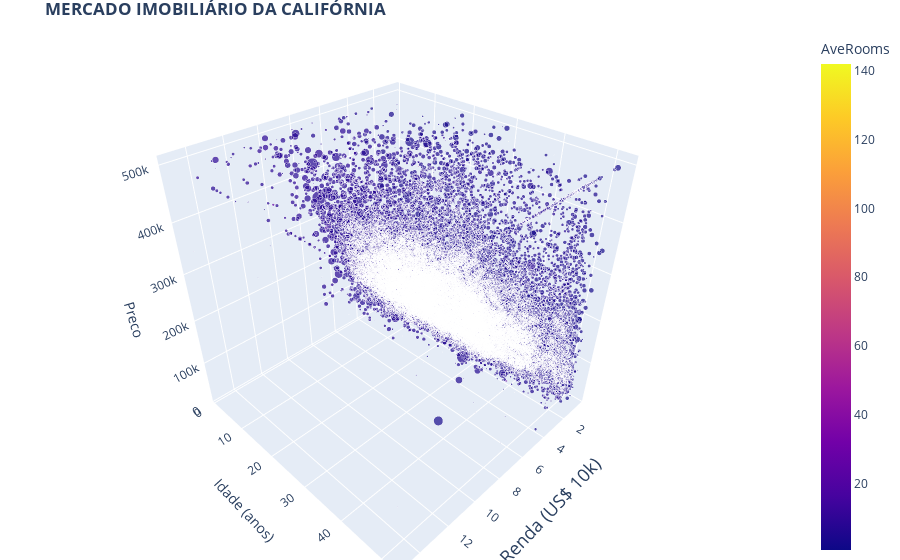

The cell this chart's notebook holds for it:
### Code cell
import plotly.express as px

fig = px.scatter_3d(df_imoveis, 
                    x='MedInc',          # Renda média do bairro
                    y='HouseAge',         # Idade média das casas
                    z='Preco',           # Preço do imóvel
                    color='AveRooms',     # Quartos por domicílio
                    size='Population',    # Tamanho por bolha = população
                    hover_name='AveBedrms', # Quartos por casa
                    title="<b>MERCADO IMOBILIÁRIO DA CALIFÓRNIA</b>",
                    labels={'MedInc': 'Renda (US$ 10k)', 'HouseAge': 'Idade (anos)'})

fig.update_layout(scene_camera=dict(up=dict(x=0, y=0, z=1)), 
                  scene=dict(xaxis_title_font=dict(size=18)),
                  margin=dict(l=0, r=0, b=0, t=30))
fig.show()

### Figure 1 — Plotly figure (JSON) as saved in the notebook; plotly's stock layout.template omitted (floating-point values rounded to 4 significant figures; data arrays with more than 128 entries replaced by an {"elided": "..."} marker saying what was removed)
{"data": [{"hovertemplate": "<b>%{hovertext}</b><br><br>Renda (US$ 10k)=%{x}<br>Idade (anos)=%{y}<br>Preco=%{z}<br>Population=%{marker.size}<br>AveRooms=%{marker.color}<extra></extra>", "hovertext": {"elided": "20640 float values"}, "legendgroup": "", "marker": {"color": {"elided": "20640 float values"}, "coloraxis": "coloraxis", "size": {"elided": "20640 float values"}, "sizemode": "area", "sizeref": 89.2, "symbol": "circle"}, "mode": "markers", "name": "", "scene": "scene", "showlegend": false, "type": "scatter3d", "x": {"elided": "20640 float values"}, "y": {"elided": "20640 float values"}, "z": {"elided": "20640 float values"}}], "layout": {"coloraxis": {"colorbar": {"title": {"text": "AveRooms"}}, "colorscale": [[0, "#0d0887"], [0.1111, "#46039f"], [0.2222, "#7201a8"], [0.3333, "#9c179e"], [0.4444, "#bd3786"], [0.5556, "#d8576b"], [0.6667, "#ed7953"], [0.7778, "#fb9f3a"], [0.8889, "#fdca26"], [1, "#f0f921"]]}, "legend": {"itemsizing": "constant", "tracegroupgap": 0}, "margin": {"b": 0, "l": 0, "r": 0, "t": 30}, "scene": {"camera": {"up": {"x": 0, "y": 0, "z": 1}}, "domain": {"x": [0, 1], "y": [0, 1]}, "xaxis": {"title": {"font": {"size": 18}, "text": "Renda (US$ 10k)"}}, "yaxis": {"title": {"text": "Idade (anos)"}}, "zaxis": {"title": {"text": "Preco"}}}, "title": {"text": "<b>MERCADO IMOBILIÁRIO DA CALIFÓRNIA</b>"}}}
